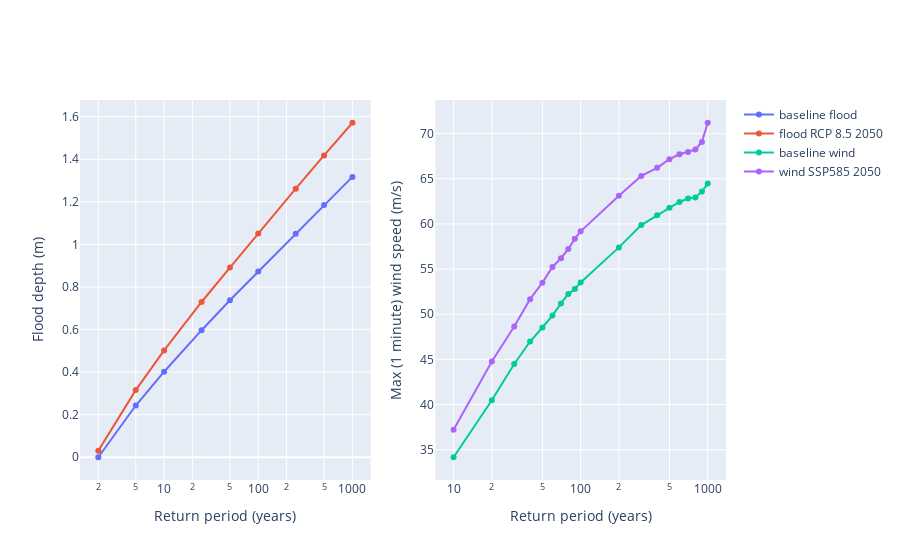

Source (notebook cell):
### Code cell
fig1 = make_subplots(rows=1, cols=2)
fig1.add_trace(
    go.Scatter(
        x=flood_results_baseline[0]["index_values"], y=flood_results_baseline[0]["intensities"], name="baseline flood"
    ),
    row=1,
    col=1,
)
fig1.add_trace(
    go.Scatter(
        x=flood_results_rcp585[0]["index_values"], y=flood_results_rcp585[0]["intensities"], name="flood RCP 8.5 2050"
    ),
    row=1,
    col=1,
)
fig1.update_xaxes(title="Return period (years)", title_font={"size": 14}, row=1, col=1, type="log")
fig1.update_yaxes(title="Flood depth (m)", title_font={"size": 14}, row=1, col=1)
fig1.add_trace(
    go.Scatter(
        x=wind_results_baseline[0]["index_values"], y=wind_results_baseline[0]["intensities"], name="baseline wind"
    ),
    row=1,
    col=2,
)
fig1.add_trace(
    go.Scatter(
        x=wind_results_ssp585[0]["index_values"], y=wind_results_ssp585[0]["intensities"], name="wind SSP585 2050"
    ),
    row=1,
    col=2,
)
fig1.update_xaxes(title="Return period (years)", title_font={"size": 14}, row=1, col=2, type="log")
fig1.update_yaxes(title="Max (1 minute) wind speed (m/s)", title_font={"size": 14}, row=1, col=2)

### Figure 1 — Plotly figure (JSON) as saved in the notebook; plotly's stock layout.template omitted (floating-point values rounded to 4 significant figures)
{"data": [{"name": "baseline flood", "type": "scatter", "x": [2, 5, 10, 25, 50, 100, 250, 500, 1000], "xaxis": "x", "y": [0, 0.2432, 0.4018, 0.597, 0.7377, 0.8727, 1.051, 1.185, 1.317], "yaxis": "y"}, {"name": "flood RCP 8.5 2050", "type": "scatter", "x": [2, 5, 10, 25, 50, 100, 250, 500, 1000], "xaxis": "x", "y": [0.03016, 0.3155, 0.5021, 0.7295, 0.8911, 1.052, 1.262, 1.418, 1.572], "yaxis": "y"}, {"name": "baseline wind", "type": "scatter", "x": [10, 20, 30, 40, 50, 60, 70, 80, 90, 100, 200, 300, 400, 500, 600, 700, 800, 900, 1000], "xaxis": "x2", "y": [34.17, 40.48, 44.49, 46.98, 48.53, 49.85, 51.2, 52.24, 52.8, 53.52, 57.4, 59.88, 60.96, 61.8, 62.43, 62.81, 62.94, 63.58, 64.46], "yaxis": "y2"}, {"name": "wind SSP585 2050", "type": "scatter", "x": [10, 20, 30, 40, 50, 60, 70, 80, 90, 100, 200, 300, 400, 500, 600, 700, 800, 900, 1000], "xaxis": "x2", "y": [37.22, 44.77, 48.64, 51.67, 53.5, 55.24, 56.2, 57.23, 58.37, 59.17, 63.11, 65.31, 66.21, 67.16, 67.71, 67.97, 68.24, 69.07, 71.2], "yaxis": "y2"}], "layout": {"xaxis": {"anchor": "y", "domain": [0, 0.45], "title": {"font": {"size": 14}, "text": "Return period (years)"}, "type": "log"}, "xaxis2": {"anchor": "y2", "domain": [0.55, 1], "title": {"font": {"size": 14}, "text": "Return period (years)"}, "type": "log"}, "yaxis": {"anchor": "x", "domain": [0, 1], "title": {"font": {"size": 14}, "text": "Flood depth (m)"}}, "yaxis2": {"anchor": "x2", "domain": [0, 1], "title": {"font": {"size": 14}, "text": "Max (1 minute) wind speed (m/s)"}}}}
